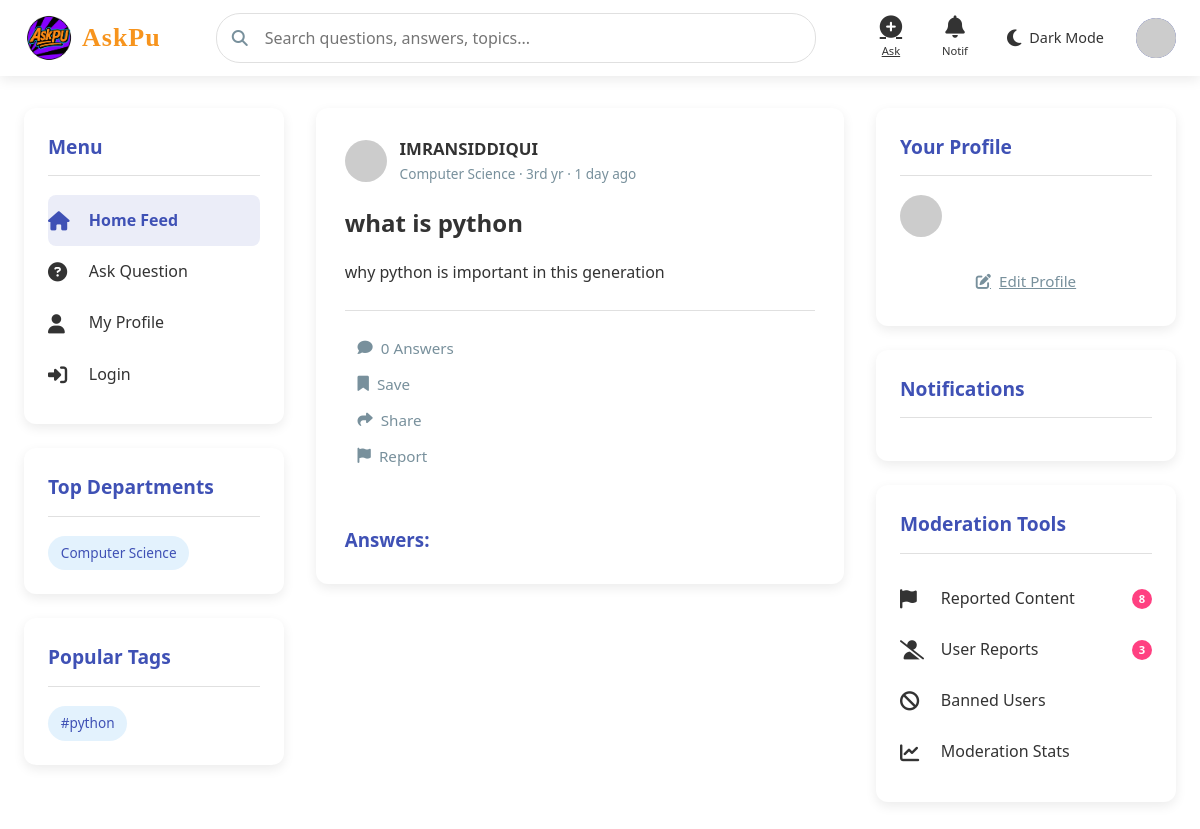
The app's page /, older data.
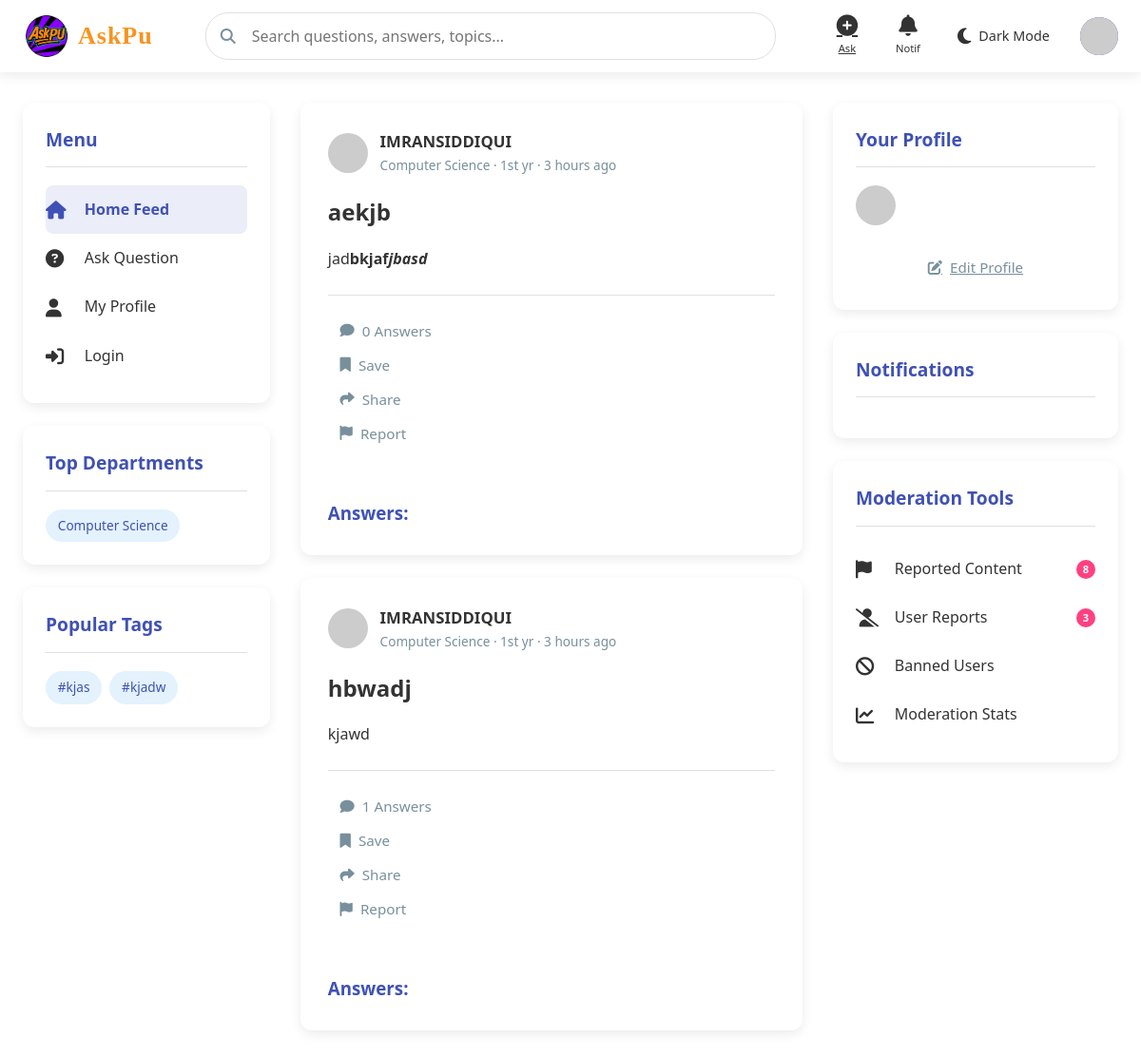
The same page, newer data.
### app.py (models this page shows)
class Question(db.Model):
    id = db.Column(db.Integer, primary_key=True)
    title = db.Column(db.String(200), nullable=False)
    description = db.Column(db.Text, nullable=False)
    tags = db.Column(db.String(200), nullable=True)
    user_id = db.Column(db.Integer, db.ForeignKey('user.id'), nullable=False)
    created_at = db.Column(db.DateTime, default=datetime.utcnow)
    department = db.Column(db.String(50), nullable=True)
    subject = db.Column(db.String(50), nullable=True)
    image = db.Column(db.String(200), nullable=True)
    answers = db.relationship('Answer', backref='question', lazy=True, cascade="all, delete")

class User(db.Model):
    id = db.Column(db.Integer, primary_key=True)#use
    first_name=db.Column(db.String(90),unique=False, nullable=False)
    last_name=db.Column(db.String(90),unique=False, nullable=False)
    full_name=db.Column(db.String(90),unique=True, nullable=True)#use
    username = db.Column(db.String(80), unique=True, nullable=False)#use
    email = db.Column(db.String(120), unique=True, nullable=False)#use
    c_id = db.Column(db.String(200), nullable=False)#use
    password = db.Column(db.String(200), nullable=False)#use
    role = db.Column(db.String(20), default='student',nullable=True)#use
    department = db.Column(db.String(50), nullable=True)#use
    year = db.Column(db.String(90), nullable=True)#use
    bio = db.Column(db.Text, nullable=True)#use
    interest= db.Column(db.String(200), nullable=True)
    skiils=db.Column(db.String(200), nullable=True)
    location=db.Column(db.String(200), nullable=True)
    questions = db.relationship('Question', backref='author', lazy=True, cascade="all, delete")
    created_at = db.Column(db.DateTime, default=datetime.utcnow)
    answers = db.relationship('Answer', backref='author', lazy=True, cascade="all, delete")
    image = db.Column(db.String(300), nullable=True)
    otp=db.Column(db.Integer)#use
    achievement=db.Column(db.String(200), nullable=True)
    course=db.Column(db.String(200), nullable=True)
    verify= db.Column(db.Boolean, default=False)
    voted_on = db.relationship(
        'Answer',
        secondary=votes_association,
        back_populates='voters',
        cascade="all, delete"
    )

### app.py (the view)
@app.route('/')
def home():
    question = Question.query.order_by(desc(Question.created_at)).all()
    question_list = Question.query.order_by(desc(Question.created_at)).all()
    all_tags = []
    for q in question_list:
        if q.tags:
            tags = [tag.strip() for tag in q.tags.split(',') if tag.strip()]
            all_tags.extend(tags)
    tag_counter = Counter(all_tags)
    top_tags = [tag for tag, count in tag_counter.most_common(10)]
    departments = db.session.query(Question.department).distinct().all()
    department_tags = [dept[0] for dept in departments if dept[0]]
    return render_template('home.html',questions=question,top_tags=top_tags,
                               department_tags=department_tags,
                               )

### app.py (called while the page is built)
@app.template_filter('time_ago')
def time_ago(date):
    now = datetime.utcnow()
    diff = now - date
    periods = [
        ('year', 60*60*24*365),
        ('month', 60*60*24*30),
        ('day', 60*60*24),
        ('hour', 60*60),
        ('minute', 60),
        ('second', 1)
    ]
    for period, seconds in periods:
        value = diff.total_seconds() / seconds
        if value >= 1:
            value = int(value)
            return f"{value} {period}{'s' if value != 1 else ''} ago"
    return "just now"

    @property
    def score(self):
        total_upvotes = db.session.query(votes_association).filter_by(answer_id=self.id, vote_type='upvote').count()
        total_downvotes = db.session.query(votes_association).filter_by(answer_id=self.id, vote_type='downvote').count()
        return total_upvotes - total_downvotes

### templates/home.html (shortened to what the changed rows need)
<!DOCTYPE html>
<html lang="en">
<head>
    <link rel="stylesheet" href="https://cdnjs.cloudflare.com/ajax/libs/font-awesome/6.4.0/css/all.min.css">
    <link rel="stylesheet" href="{{url_for ('static',filename='css/styles.css')}}">
</head>
<body>
    <div class="main-container">
        <div class="sidebar">
            <div class="sidebar-card">
<div class="tag-list">
    {% for dept in department_tags %}
    <div class="tag">{{ dept }}</div>
    {% endfor %}
</div>
            </div>
            <div class="sidebar-card">
<div class="tag-list">
    {% for tag in top_tags %}
    <div class="tag">#{{ tag }}</div>
    {% endfor %}
</div>
            </div>
        </div>
        <div class="main-content">
{% for question in questions %}
            <div class="content-card slide-in">
                <div class="card-header">
                    <div class="user-info">
                        {% if question.author.image %}
  <img src="{{ url_for('static', filename='uploads/' + question.author.image) }}" alt="Avatar">
{% else %}
  <img src="https://api.dicebear.com/6.x/avataaars/svg?seed={{ question.author.username }}" alt="Default Avatar">
{% endif %}
                        <div class="user-details">
                            <div class="user-name">{{ question.author.full_name }}</div>
                            <div class="user-meta">{{question.author.department}} · {{question.author.year}} yr · {{ question.created_at|time_ago }}</div>
                        </div>
                    </div>
                </div>
                <h2 class="question-title">{{ question.title }}</h2>
                <div class="question-content">
                    {{ question.description|truncate(200) |safe }}
                </div>
                <div class="question-footer">
                    <div class="action-buttons">
                        <button class="action-button">
                            <i class="fas fa-comment"></i>
                            <span>{{question.answers|length}} Answers</span>
                        </button>
                        <button class="action-button">
                            <i class="fas fa-bookmark"></i>
                            <span>Save</span>
                        </button>
                        <button class="action-button">
                            <i class="fas fa-share"></i>
                            <span>Share</span>
                        </button>
                        <button class="action-button">
                            <i class="fas fa-flag"></i>
                            <span>Report</span>
                        </button>
                    </div>
                </div>
                <br>
                <br>
<h3 style="cursor: pointer; color: #3f51b5;" onclick="toggleAnswer('{{ question.id }}')">Answers:</h3>
</div>
             {% endfor %}
        </div>
    </div>
</body>
</html>

Row changes from the older to the newer data that the page shows:
removed Question: tags "python", author.full_name "IMRANSIDDIQUI", author.department "Computer Science", author.year "3rd", created_at "1 day ago", title "what is python", description "why python is important in this generation", answers|length "0"
added Question: tags "kjas", author.full_name "IMRANSIDDIQUI", author.department "Computer Science", author.year "1st", created_at "3 hours ago", title "aekjb", description "jad bkjaf jbasd", answers|length "0"
added Question: tags "kjadw", author.full_name "IMRANSIDDIQUI", author.department "Computer Science", author.year "1st", created_at "3 hours ago", title "hbwadj", description "kjawd", answers|length "1"
